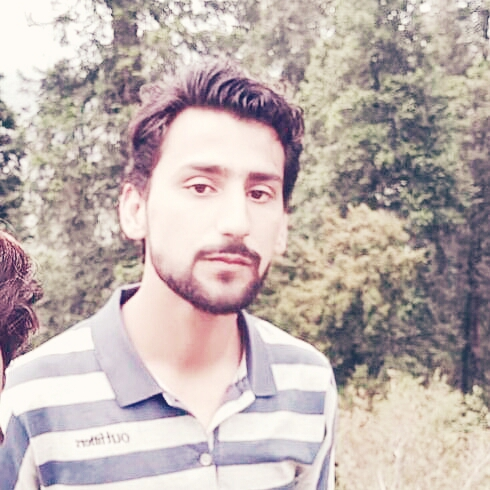
#> input picture 09_Open_CV/resourses/usman.jpg, 490 x 490 px
$ python 18-chapter_18.py
#> lines starting #> are read from the running program, lines starting #| are printed output that depends on the picture
# how to change the perspective of an image

from tkinter import W
from turtle import width
import cv2 as cv
import numpy as np


img=cv.imread("resourses/usman.jpg")
#> img is the input picture: shape (490, 490, 3); mean B, G, R 175.3, 177.9, 191.3
print(img.shape)
#| (490, 490, 3)
# defining points
point1=np.float32([[233,196],[82,471],[522,169],[712,482]])

width=490
height=490
# we can also write as
width,height=490,490

point2=np.float32([[0,0],[490,0],[0,height],[width,height]])


matrix=cv.getPerspectiveTransform(point1,point2)

out_img=cv.warpPerspective(img,matrix,(width,height))
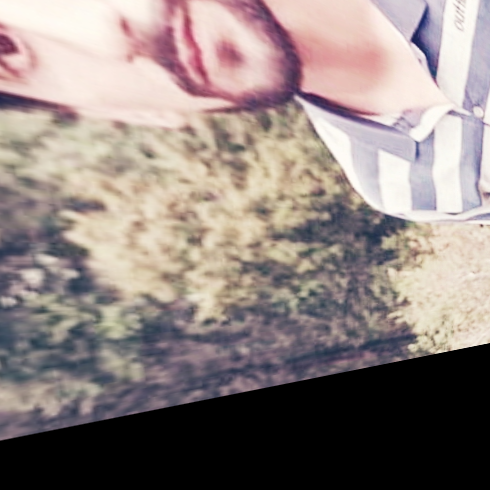
#> out_img: shape (490, 490, 3); mean B, G, R 128.8, 131.9, 144.5
cv.imwrite('resourses/warp_perspective.jpg',out_img)
 # out_img=cv.resize

# cv.imshow("original",img)
cv.imshow("transformed",out_img)
cv.waitKey(0)
cv.destroyAllWindows()
